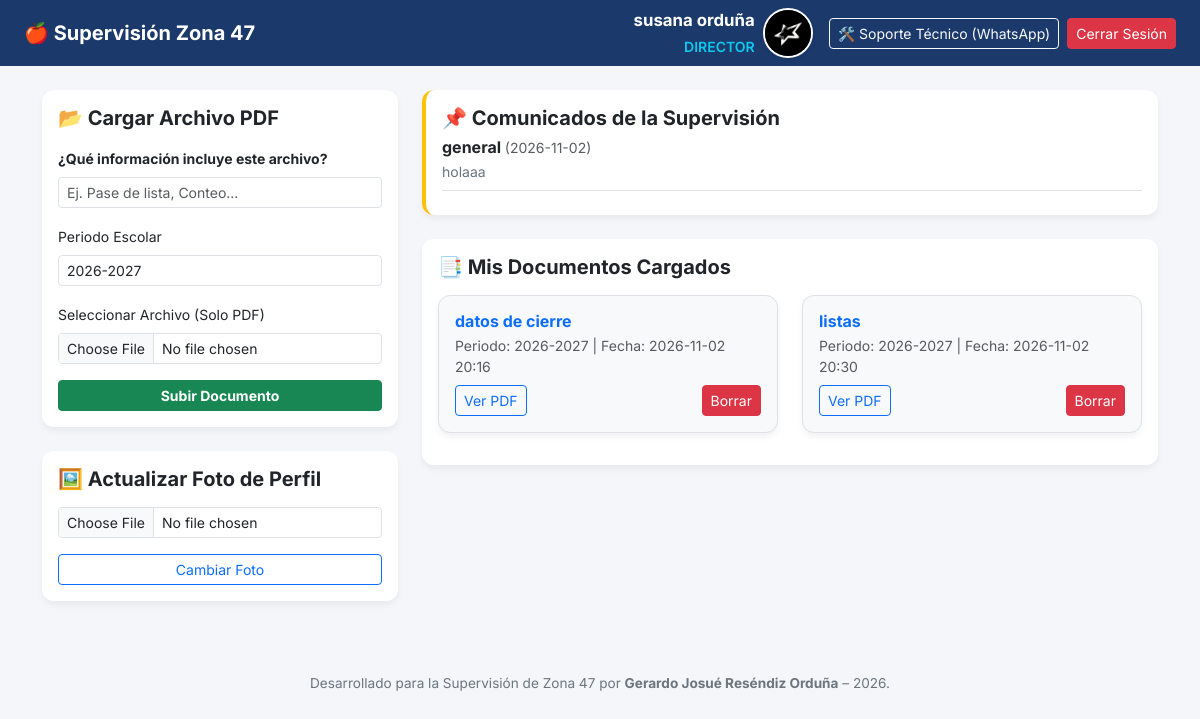
The app's page /dashboard (signed in) with its own data.
### tables this page shows
CREATE TABLE announcements (
            id INTEGER PRIMARY KEY AUTOINCREMENT,
            title TEXT NOT NULL,
            content TEXT NOT NULL,
            date TEXT NOT NULL
        );

CREATE TABLE files (
            id INTEGER PRIMARY KEY AUTOINCREMENT,
            user_id INTEGER,
            target_user_id INTEGER DEFAULT NULL,
            filename TEXT NOT NULL,
            stored_filename TEXT NOT NULL,
            category TEXT NOT NULL,
            period TEXT NOT NULL,
            date TEXT NOT NULL,
            visibility TEXT DEFAULT 'all',
            FOREIGN KEY (user_id) REFERENCES users (id),
            FOREIGN KEY (target_user_id) REFERENCES users (id)
        );

### app.py (the view, shortened to what this page needs)
@app.route('/dashboard', methods=['GET', 'POST'])
def dashboard():
    if 'user' not in session:
        return redirect(url_for('login'))
    conn = sqlite3.connect('zona47.db')
    cursor = conn.cursor()
    cursor.execute("SELECT title, content, date FROM announcements ORDER BY id DESC")
    announcements = cursor.fetchall()
    users_list = []
    selected_user = None
    user_files = []
    my_files = []
    search_nombre = request.args.get('nombre', '')
    search_rfc = request.args.get('rfc', '')
    search_periodo = request.args.get('periodo', '')
    view_user_id = request.args.get('view_user_id')
    current_uid = session.get('user_id')
    if current_uid:
        cursor.execute("SELECT id, filename, stored_filename, category, period, date FROM files WHERE user_id = ?", (current_uid,))
        my_files = cursor.fetchall()
    conn.close()
    return render_template('dashboard.html',
                           announcements=announcements,
                           users_list=users_list,
                           selected_user=selected_user,
                           user_files=user_files,
                           my_files=my_files,
                           search_nombre=search_nombre,
                           search_rfc=search_rfc,
                           search_periodo=search_periodo)

### templates/dashboard.html (shortened to what this page needs)
{% extends "base.html" %}
{% block content %}
<div class="row">
    <div class="col-md-4 mb-4">
        <div class="card p-3 mb-4">
            <h5 class="fw-bold mb-3">📂 Cargar Archivo PDF</h5>
            <form method="POST" action="{{ url_for('upload') }}" enctype="multipart/form-data">
                <div class="mb-3">
                    <label class="form-label small fw-bold">¿Qué información incluye este archivo?</label>
                    <input type="text" name="category" class="form-control form-control-sm" placeholder="Ej. Pase de lista, Conteo..." required>
                </div>
                <div class="mb-3">
                    <label class="form-label small">Periodo Escolar</label>
                    <input type="text" name="period" class="form-control form-control-sm" value="2026-2027" required>
                </div>
                <div class="mb-3">
                    <label class="form-label small">Seleccionar Archivo (Solo PDF)</label>
                    <input type="file" name="file" class="form-control form-control-sm" accept=".pdf" required>
                </div>
                <button type="submit" class="btn btn-success btn-sm w-100 fw-bold">Subir Documento</button>
            </form>
        </div>
        {% if session.rol != 'admin' %}
        <div class="card p-3">
            <h5 class="fw-bold mb-3">🖼️ Actualizar Foto de Perfil</h5>
            <form method="POST" action="{{ url_for('upload_profile_pic') }}" enctype="multipart/form-data">
                <div class="mb-3">
                    <input type="file" name="profile_pic" class="form-control form-control-sm" accept="image/*" required>
                </div>
                <button type="submit" class="btn btn-outline-primary btn-sm w-100">Cambiar Foto</button>
            </form>
        </div>
        {% endif %}
    </div>
    <div class="col-md-8">
        {% if announcements %}
        <div class="card p-3 mb-4 bg-white border-start border-4 border-warning">
            <h5 class="fw-bold text-dark mb-2">📌 Comunicados de la Supervisión</h5>
            {% for ann in announcements %}
                <div class="border-bottom pb-2 mb-2">
                    <h6 class="fw-bold mb-1">{{ ann[0] }} <small class="text-muted fw-normal">({{ ann[2] }})</small></h6>
                    <p class="small text-secondary mb-0">{{ ann[1] }}</p>
                </div>
            {% endfor %}
        </div>
        {% endif %}
        <div class="card p-3">
            <h5 class="fw-bold mb-3">📑 Mis Documentos Cargados</h5>
            <div class="row">
                {% for f in my_files %}
                <div class="col-md-6 mb-3">
                    <div class="card p-3 bg-light border">
                        <h6 class="fw-bold text-primary mb-1">{{ f[3] }}</h6>
                        <p class="small text-muted mb-2">Periodo: {{ f[4] }} | Fecha: {{ f[5] }}</p>
                        <div class="d-flex justify-content-between">
                            <a href="{{ url_for('uploaded_file', filename=f[2]) }}" target="_blank" class="btn btn-outline-primary btn-sm">Ver PDF</a>
                            <form action="{{ url_for('delete_file', file_id=f[0]) }}" method="POST">
                                <button type="submit" class="btn btn-danger btn-sm" onclick="return confirm('¿Seguro que deseas borrar este archivo?');">Borrar</button>
                            </form>
                        </div>
                    </div>
                </div>
                {% else %}
                <div class="col-12 text-center text-muted py-4">
                    No has subido ningún documento todavía.
                </div>
                {% endfor %}
            </div>
        </div>
    </div>
</div>
{% endblock %}

### templates/base.html (shortened to what this page needs)
<!DOCTYPE html>
<html lang="es">
<head>
    <link href="https://cdn.jsdelivr.net/npm/bootstrap@5.3.0/dist/css/bootstrap.min.css" rel="stylesheet">
</head>
<body>
    <nav class="navbar navbar-expand-lg navbar-dark px-4">
        <a class="navbar-brand fw-bold" href="#">🍎 Supervisión Zona 47</a>
        {% if session.get('user') %}
        <div class="collapse navbar-collapse justify-content-end" id="navbarNav">
            <ul class="navbar-nav align-items-center">
                <li class="nav-item me-3 d-flex align-items-center">
                    <div class="text-end me-2 text-white">
                        <span class="d-block fw-bold" style="font-size: 1.05rem;">{{ session.user }}</span>
                        <small class="text-info text-uppercase fw-semibold">{{ session.rol }}</small>
                    </div>
                    {% if session.rol != 'admin' and session.rol != 'godmode' %}
                        <img src="{{ url_for('static', filename='profiles/' + session.get('profile_pic', 'default.png')) }}" class="profile-circle shadow-sm" alt="Perfil">
                    {% endif %}
                </li>
                <li class="nav-item me-2">
                    <a class="btn btn-outline-light btn-sm" href="https://wa.me/524191165284?text=Hola%20Gera,%20necesito%20ayuda%20con%20la%20app%20de%20la%20Zona%2047" target="_blank">🛠️ Soporte Técnico (WhatsApp)</a>
                </li>
                <li class="nav-item">
                    <a class="btn btn-danger btn-sm" href="{{ url_for('logout') }}">Cerrar Sesión</a>
                </li>
            </ul>
        </div>
        {% endif %}
    </nav>
    <div class="container my-4">
        {% block content %}{% endblock %}
    </div>
    <footer class="text-center py-4">
        <p class="mb-0">Desarrollado para la Supervisión de Zona 47 por <strong>Gerardo Josué Reséndiz Orduña</strong> – 2026.</p>
    </footer>
</body>
</html>

### templates/base.html (style rules this page uses)
body { font-family: 'Inter', sans-serif; background-color: #f4f6f9; }
.navbar { background-color: #1b396a; }
.card { border: none; border-radius: 12px; box-shadow: 0 4px 6px rgba(0,0,0,0.05); }
.profile-circle { width: 50px; height: 50px; object-fit: cover; border-radius: 50%; border: 2px solid #fff; }
footer { font-size: 0.85rem; color: #6c757d; }

### records on screen
announcements: title "general", date "2026-11-02", content "holaaa"
files: category "datos de cierre", period "2026-2027", date "2026-11-02 20:16"
files: category "listas", period "2026-2027", date "2026-11-02 20:30"

### other values on screen
{{ session.user }} "susana orduña"
{{ session.rol }} "DIRECTOR"
